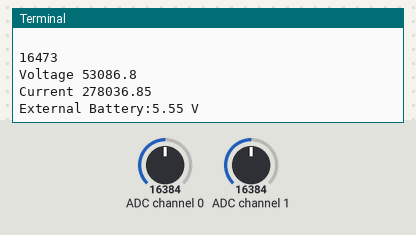
Bench run of a program on a simulated Raspberry Pi (BCM pin numbers). Shown: the last lines printed to the terminal. The test bench sets the inputs (shaded band); at power-on: ADC channel 0 = 16384, ADC channel 1 = 16384 (analog values on the 0–32767 scale).

Above: at 1.2 s.
1.3 s: ADC channel 0 set to 22936
At 3.8 s:
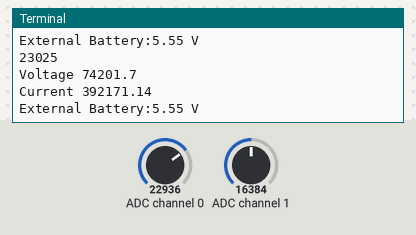
5.2 s: ADC channel 1 set to 22936
At 6.7 s:
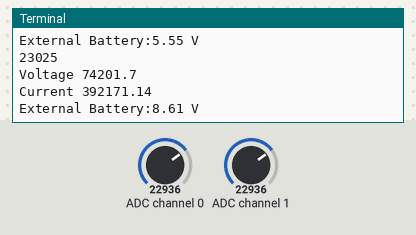
9.1 s: ADC channel 0 set to 28834
At 12.7 s:
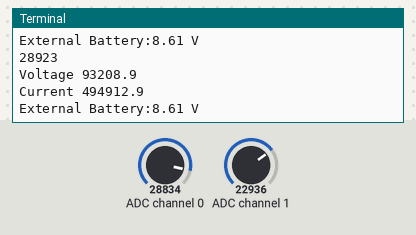
13.0 s: ADC channel 1 set to 28834
At 15.6 s:
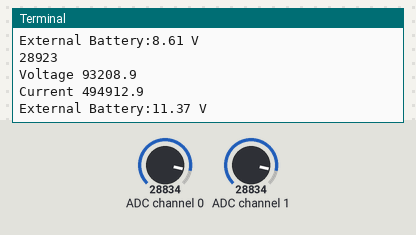
Timing chart, 0 to 17.1 s (numbered marks = the images above; inputs shaded):
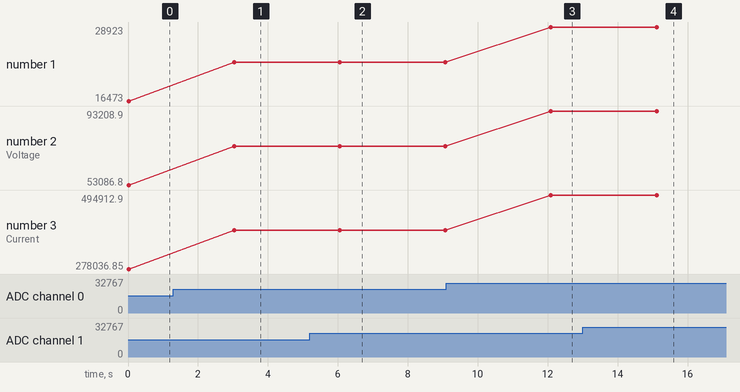

The program:

Raspi_Socket_Server.py
```python
import sys
from socket import socket, AF_INET, SOCK_DGRAM
import time
import Adafruit_ADS1x15
SERVER_IP   = '192.168.1.232'
PORT_NUMBER = 5000
SIZE = 1024
adc = Adafruit_ADS1x15.ADS1115()
GAIN=1
values = [0]*100
value1=0
R2=33000.0
R1 = 68000.0
print ("Server sending packets to IP {0}, via port {1}\n".format(SERVER_IP,PORT_NUMBER))

mySocket = socket( AF_INET, SOCK_DGRAM )

while True:
    for i in range(100):
        values[i] = adc.read_adc(0,gain=GAIN)+89
        value1=adc.read_adc(1,gain=1)
        print (max(values))
        voltage = (max(values)/1024.0)*3300
        print ("Voltage",round(voltage,1))
        vtg = ('Voltage = {} mV '.format(round(voltage,1)))
        current = ((voltage-1650)/0.185)
        print("Current",round(current,2))
        cur = ('Current = {} mA '.format(round(current,2)))
        mySocket.sendto(str(cur).encode('utf-8'),(SERVER_IP,PORT_NUMBER)) #Current measurement using ACS712
        mySocket.sendto(str(vtg).encode('utf-8'),(SERVER_IP,PORT_NUMBER)) # Voltage measurement using ACS712
        bvoltage=value1*(5.0/32768)*((R1+R2)/R2)-2.1 # For Battery Voltage using 9V battery
        print("External Battery:{} V".format(round(bvoltage,2)))
        bvtg=("External Battery:{} V".format(round(bvoltage,2)))
        mySocket.sendto(str(bvtg).encode('utf-8'),(SERVER_IP,PORT_NUMBER))
        time.sleep(3)
sys.exit()
```

Measured:
- after the input at 1.3 s, the terminal: prints a new line after 1.7 s (image 1)
- after the input at 5.2 s, the terminal: prints a new line after 0.86 s (image 2)
- after the input at 9.1 s, the terminal: prints a new line after 3.0 s (image 3)
- after the input at 13.0 s, the terminal: prints a new line after 2.1 s (image 4)
- plotted number 1: 16473 → 23025 after the input at 1.3 s, 23025 → 28923 after the input at 9.1 s
- plotted number 2: 53086.8 → 74201.7 after the input at 1.3 s, 74201.7 → 93208.9 after the input at 9.1 s
- plotted number 3: 278036.85 → 392171.14 after the input at 1.3 s, 392171.14 → 494912.9 after the input at 9.1 s
